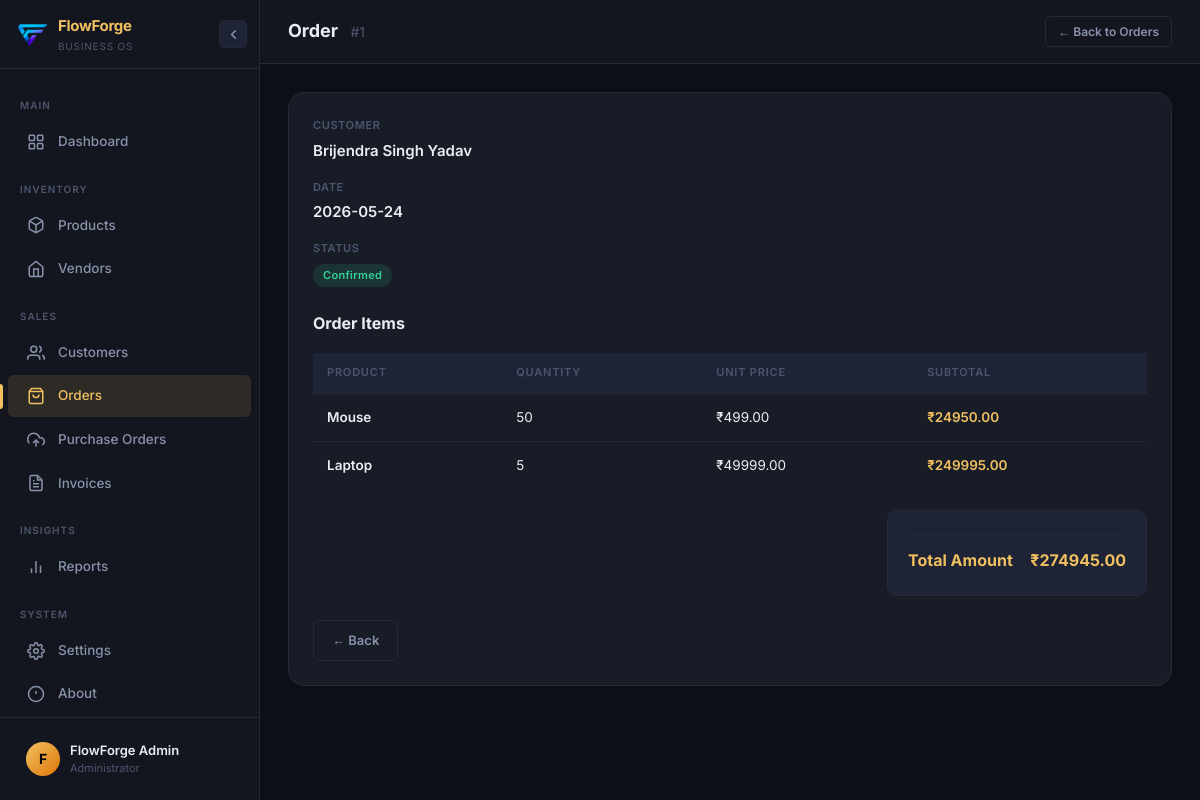
The app's page /orders/1 with its own data.
### tables this page shows
CREATE TABLE orders (
            id INTEGER PRIMARY KEY AUTOINCREMENT,
            customer_id INTEGER NOT NULL,
            status TEXT DEFAULT 'pending',
            total_amount REAL DEFAULT 0,
            created_at TIMESTAMP DEFAULT CURRENT_TIMESTAMP,
            FOREIGN KEY (customer_id) REFERENCES customers(id)
        );

CREATE TABLE customers (
            id INTEGER PRIMARY KEY AUTOINCREMENT,
            name TEXT NOT NULL,
            email TEXT,
            phone TEXT,
            address TEXT
        );

CREATE TABLE order_items (
            id INTEGER PRIMARY KEY AUTOINCREMENT,
            order_id INTEGER NOT NULL,
            product_id INTEGER NOT NULL,
            quantity INTEGER NOT NULL,
            unit_price REAL NOT NULL,
            FOREIGN KEY (order_id) REFERENCES orders(id),
            FOREIGN KEY (product_id) REFERENCES products(id)
        );

CREATE TABLE products (
            id INTEGER PRIMARY KEY AUTOINCREMENT,
            name TEXT NOT NULL,
            sku TEXT UNIQUE NOT NULL,
            purchase_price REAL NOT NULL DEFAULT 0,
            unit_price REAL NOT NULL,
            gst_percent REAL DEFAULT 0,
            stock_qty INTEGER DEFAULT 0,
            description TEXT
        , min_stock INTEGER DEFAULT 10);

### App.py (the view)
@app.route('/orders/<int:id>')
def orders_detail(id):
    db = get_db()
    order = db.execute('''
        SELECT orders.*, customers.name as customer_name
        FROM orders
        JOIN customers ON orders.customer_id = customers.id
        WHERE orders.id = ?
    ''', (id,)).fetchone()
    if not order:
        flash("Order nahi mila!", "danger")
        return redirect(url_for('orders_list'))
    items = db.execute('''
        SELECT order_items.*, products.name as product_name
        FROM order_items
        JOIN products ON order_items.product_id = products.id
        WHERE order_items.order_id = ?
    ''', (id,)).fetchall()
    return render_template('orders/detail.html', order=order, items=items)

### database.py (called while the page is built)
def get_db():
    if 'db' not in g:
        conn = sqlite3.connect(DATABASE)
        conn.row_factory = sqlite3.Row
        conn.execute('PRAGMA foreign_keys = ON')
        g.db = conn
    return g.db

### templates/orders/detail.html (shortened to what this page needs)
{% extends "base.html" %}
{% block page_title %}Order <span class="text-accent">#{{ order['id'] }}</span>{% endblock %}
{% block topbar_actions %}
<a href="/orders" class="btn btn-outline btn-sm">← Back to Orders</a>
{% endblock %}
{% block content %}
<div class="card">
    <div class="flex items-center justify-between mb-24">
        <div class="info-grid">
            <div class="info-item">
                <div class="label">Customer</div>
                <div class="value">{{ order['customer_name'] }}</div>
            </div>
            <div class="info-item">
                <div class="label">Date</div>
                <div class="value">{{ order['created_at'][:10] }}</div>
            </div>
            <div class="info-item">
                <div class="label">Status</div>
                <div class="value">
                    {% if order['status'] == 'confirmed' %}
                        <span class="badge badge-green">Confirmed</span>
                    {% else %}
                        <span class="badge badge-yellow">Pending</span>
                    {% endif %}
                </div>
            </div>
        </div>
    </div>
    <div class="card-title mb-16">Order Items</div>
    <div class="table-wrap">
        <table>
            <thead>
                <tr><th>Product</th><th>Quantity</th><th>Unit Price</th><th>Subtotal</th></tr>
            </thead>
            <tbody>
                {% for item in items %}
                <tr>
                    <td class="font-semibold">{{ item['product_name'] }}</td>
                    <td>{{ item['quantity'] }}</td>
                    <td>₹{{ "%.2f"|format(item['unit_price']) }}</td>
                    <td class="font-semibold text-accent">₹{{ "%.2f"|format(item['quantity'] * item['unit_price']) }}</td>
                </tr>
                {% endfor %}
            </tbody>
        </table>
    </div>
    <div class="flex justify-between" style="margin-top: 20px;">
        <div class="totals-box">
            <div class="totals-row grand">
                <span>Total Amount</span>
                <span>₹{{ "%.2f"|format(order['total_amount']) }}</span>
            </div>
        </div>
    </div>
    <div class="actions-row">
        <a href="/orders" class="btn btn-outline">← Back</a>
    </div>
</div>
{% endblock %}

### templates/base.html (style rules this page uses)
:root { --bg-base: #0d0f17; --bg-surface: #13161f; --bg-card: #181c27; --bg-hover: #1e2335; --bg-input: #1a1e2d; --border: #252a3a; --border-light: #2a3045; --text-primary: #e8ecf4; --text-secondary: #8892aa; --text-muted: #4d566e; --accent: #f0c060; --accent-dim: rgba(240, 192, 96, 0.12); --accent-hover: #f5d080; --green: #34d399; --green-dim: rgba(52, 211, 153, 0.12); --red: #f87171; --red-dim: rgba(248, 113, 113, 0.12); --blue: #60a5fa; --blue-dim: rgba(96, 165, 250, 0.12); --purple: #a78bfa; --purple-dim: rgba(167, 139, 250, 0.12); --sidebar-w: 260px; --sidebar-w-col: 88px; --topbar-h: 64px; --radius-sm: 6px; --radius-md: 10px; --radius-lg: 16px; --shadow-sm: 0 1px 3px rgba(0, 0, 0, 0.4); --shadow-md: 0 4px 16px rgba(0, 0, 0, 0.5); --shadow-lg: 0 8px 32px rgba(0, 0, 0, 0.6); --transition: 0.22s cubic-bezier(0.4, 0, 0.2, 1); }
*, *::before, *::after { margin: 0; padding: 0; box-sizing: border-box; }
html { scroll-behavior: smooth; }
body { font-family: 'Inter', sans-serif; background: var(--bg-base); color: var(--text-primary); min-height: 100vh; display: flex; overflow-x: hidden; font-size: 14px; line-height: 1.6; }
.topbar-title span { color: var(--text-muted); font-weight: 400; font-size: 14px; margin-left: 8px; }
.card { background: var(--bg-card); border: 1px solid var(--border); border-radius: var(--radius-lg); padding: 24px; transition: box-shadow var(--transition); }
.card-title { font-size: 16px; font-weight: 700; color: var(--text-primary); }
.table-wrap { overflow-x: auto; margin-top: 4px; }
table { width: 100%; border-collapse: collapse; }
thead tr { background: var(--bg-hover); }
th { padding: 11px 14px; text-align: left; font-size: 11px; font-weight: 600; text-transform: uppercase; letter-spacing: 0.8px; color: var(--text-muted); border-bottom: 1px solid var(--border); white-space: nowrap; }
td { padding: 13px 14px; font-size: 13.5px; color: var(--text-primary); border-bottom: 1px solid var(--border); vertical-align: middle; }
tbody tr { transition: background var(--transition); }
tbody tr:last-child td { border-bottom: none; }
.badge { display: inline-flex; align-items: center; padding: 3px 10px; border-radius: 999px; font-size: 11px; font-weight: 600; text-transform: capitalize; letter-spacing: 0.3px; }
.badge-green { background: var(--green-dim); color: var(--green); }
.btn { display: inline-flex; align-items: center; gap: 6px; padding: 9px 18px; border-radius: var(--radius-sm); font-size: 13px; font-weight: 600; text-decoration: none; border: none; cursor: pointer; transition: all var(--transition); white-space: nowrap; font-family: 'Inter', sans-serif; }
.btn-outline { background: transparent; color: var(--text-secondary); border: 1px solid var(--border); }
.btn-sm { padding: 5px 12px; font-size: 12px; }
.text-accent { color: var(--accent); }
.flex { display: flex; }
.items-center { align-items: center; }
.justify-between { justify-content: space-between; }
.mb-16 { margin-bottom: 16px; }
.mb-24 { margin-bottom: 24px; }
.font-semibold { font-weight: 600; }
.info-grid { display: grid; grid-template-columns: repeat(auto-fit, minmax(160px, 1fr)); gap: 16px; }
.info-item .label { font-size: 11px; color: var(--text-muted); text-transform: uppercase; letter-spacing: 0.6px; font-weight: 600; }
.info-item .value { font-size: 15px; color: var(--text-primary); font-weight: 600; margin-top: 4px; }
.totals-box { background: var(--bg-hover); border: 1px solid var(--border); border-radius: var(--radius-md); padding: 16px 20px; min-width: 260px; }
.totals-row { display: flex; justify-content: space-between; padding: 6px 0; font-size: 13.5px; }
.totals-row.grand { border-top: 1px solid var(--border); margin-top: 8px; padding-top: 12px; font-size: 16px; font-weight: 700; color: var(--accent); }
.actions-row { display: flex; flex-wrap: wrap; gap: 10px; margin-top: 24px; align-items: center; }

### records on screen
orders: id "1", created_at "2026-05-24", total_amount "274945.00"
customers: customer_name "Brijendra Singh Yadav"
order_items: product_name "Mouse", quantity "50", unit_price "499.00", item['quantity']*item['unit_price'] "24950.00"
order_items: product_name "Laptop", quantity "5", unit_price "49999.00", item['quantity']*item['unit_price'] "249995.00"
